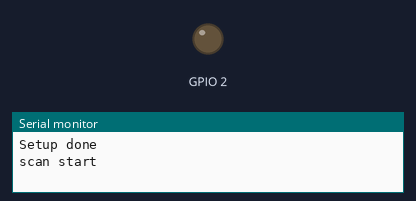
A sketch run on a simulated ESP8266 (NodeMCU). Shown: output pins drawn as LEDs (lit = HIGH), the last lines printed to the serial monitor. A WiFi scan finds three made-up networks.

Above: at 1.1 s.
At 4.6 s:
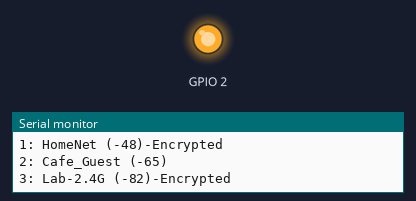
Timing chart, 0 to 9.2 s (numbered marks = the images above):
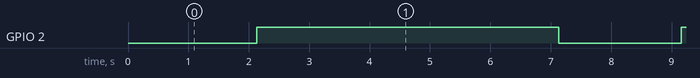

Measured:
- by itself, GPIO 2: alternates HIGH for 5.0 s and LOW for 2.0 s

The sketch:

WiFiScan_led.ino
```cpp
/*
 *  This sketch demonstrates how to scan WiFi networks.
 *  The API is almost the same as with the WiFi Shield library,
 *  the most obvious difference being the different file you need to include:
 */
#include "ESP8266WiFi.h"

void setup() {
  pinMode(BUILTIN_LED, OUTPUT);     // Initialize the BUILTIN_LED pin as an output
  Serial.begin(115200);

  // Set WiFi to station mode and disconnect from an AP if it was previously connected
  WiFi.mode(WIFI_STA);
  WiFi.disconnect();
  delay(100);

  Serial.println("Setup done");
}

void loop() {
  Serial.println("scan start");

  digitalWrite(BUILTIN_LED, LOW);

  // WiFi.scanNetworks will return the number of networks found
  int n = WiFi.scanNetworks();
  Serial.println("scan done");
  if (n == 0)
    Serial.println("no networks found");
  else
  {
    Serial.print(n);
    Serial.println(" networks found");
    for (int i = 0; i < n; ++i)
    {
      // Print SSID and RSSI for each network found
      Serial.print(i + 1);
      Serial.print(": ");
      Serial.print(WiFi.SSID(i));
      Serial.print(" (");
      Serial.print(WiFi.RSSI(i));
      Serial.print(")");
      Serial.println((WiFi.encryptionType(i) == ENC_TYPE_NONE)?" ":"-Encrypted");
      delay(10);
    }
  }
  Serial.println("");
  digitalWrite(BUILTIN_LED, HIGH);
  // Wait a bit before scanning again
  delay(5000);
}
```
